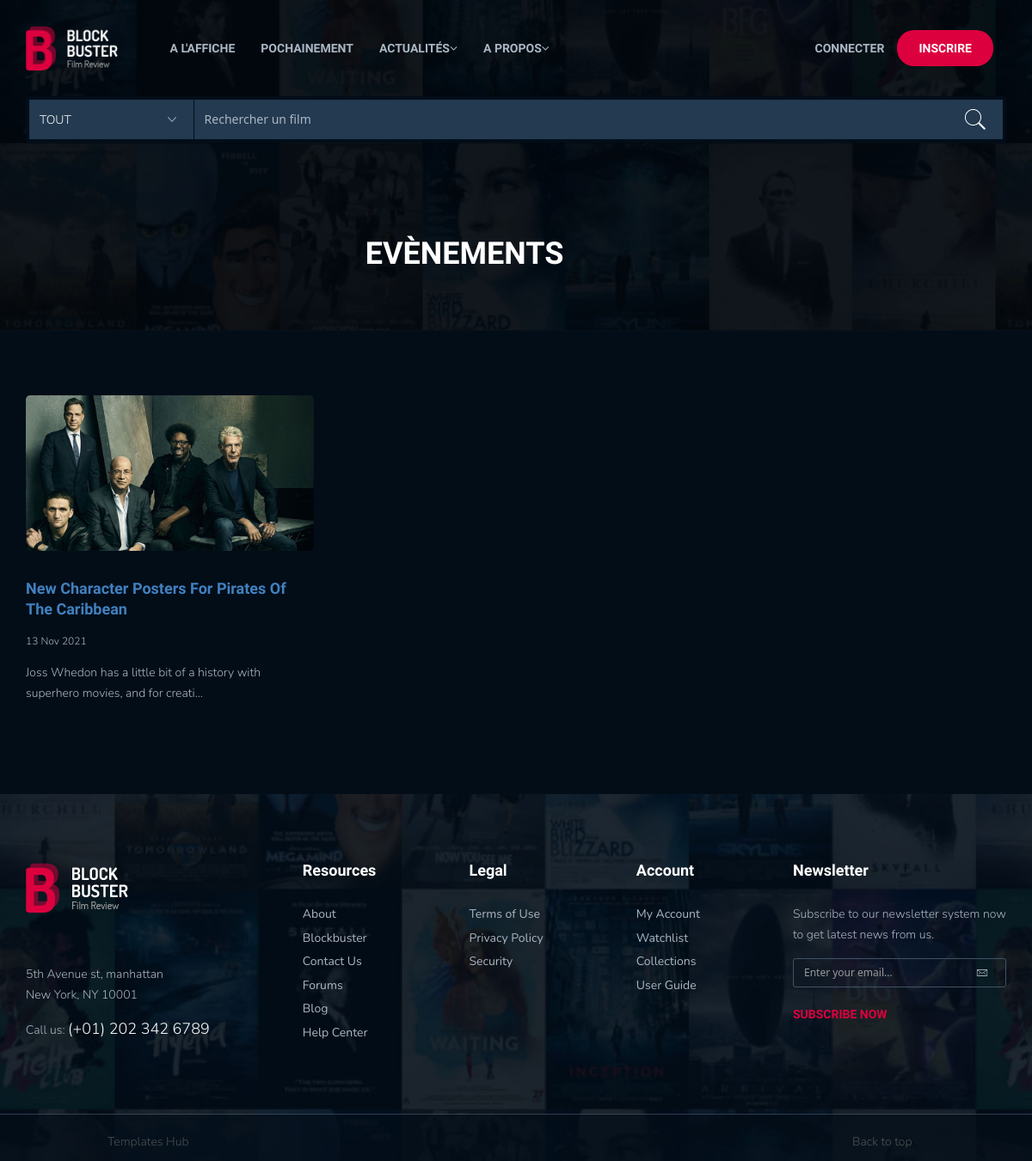
The page /views/file/events.php on the database its author committed.
### tables this page shows
CREATE TABLE `events` (
  `id` int(11) NOT NULL,
  `title` varchar(255) NOT NULL,
  `date` date NOT NULL,
  `type` varchar(255) NOT NULL,
  `content` text NOT NULL,
  `image` text NOT NULL
);

### views/file/events.php (the view, shortened to what this page needs)
<?php
    require '../../database/db.php';
    $events = $bdd->query('SELECT* FROM events ORDER BY id DESC');
?>
<div class="hero user-hero">
	<div class="container">
		<div class="row">
			<div class="col-md-12">
				<div class="hero-ct">
					<h1>Evènements</h1>
				</div>
			</div>
		</div>
	</div>
</div>
<div class="page-single">
	<div class="container">
		<div class="row">
			<div class="col-md-12 col-sm-12 col-xs-12">
				<div class="row">
                    <?php while($event = $events->fetch()) { ?>
                        <div class="col-md-4 col-sm-12 col-xs-12">
                            <div class="blog-item-style-2">
                                <a href="detail_events.php?id=<?=$event['id'];?>"><img src="image/<?=$event['image'];?>" alt=""></a>
                                <div class="blog-it-infor">
                                    <h3><a href="detail_events.php?id=<?=$event['id'];?>"><?=$event['title'];?></a></h3>
                                    <span class="time"><?=date("d M Y",strtotime($event['date']))?></span>
                                    <p><?=substr($event['content'],0,80).'...';?></p>
                                </div>
                            </div>
                        </div>
                    <?php } ?>
				</div>
			</div>
		</div>
	</div>
</div>
<?php require('../template.php'); ?>

### rows shown on the page
events: image (picture), title "New Character Posters For Pirates Of The Caribbean", date "13 Nov 2021", content "Joss Whedon has a little bit of a history with superhero movies, and for creati"
